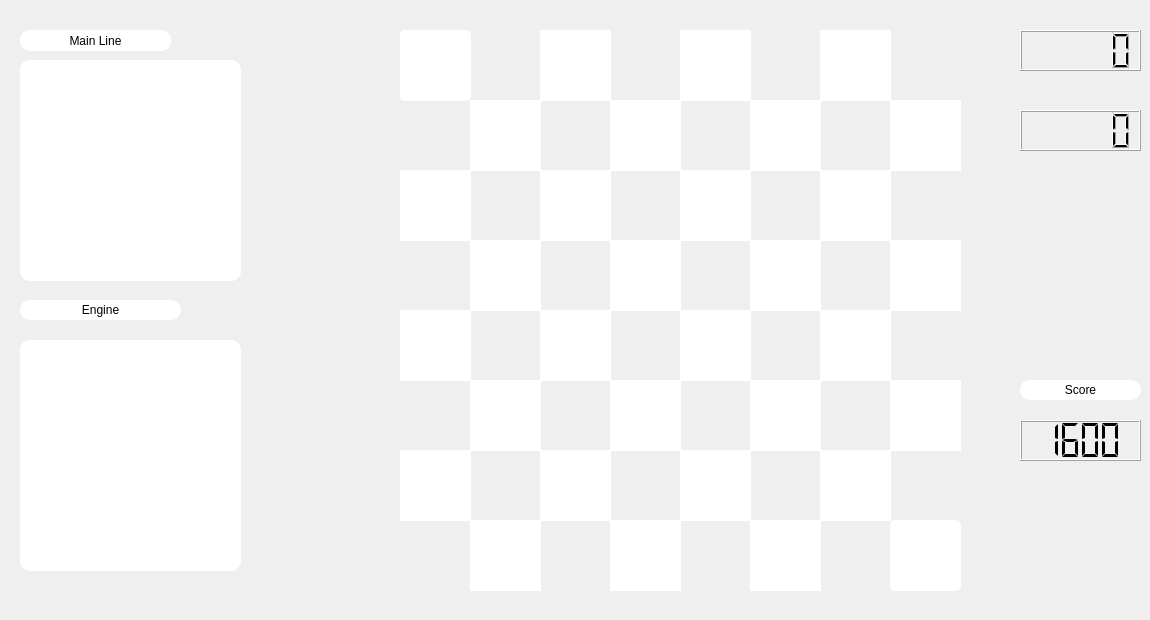
  <widget class="QWidget" name="centralwidget">
   <widget class="QFrame" name="frame">
    <property name="geometry">
     <rect>
      <x>380</x>
      <y>10</y>
      <width>601</width>
      <height>601</height>
     </rect>
    </property>
    <property name="styleSheet">
     <string notr="true">
QFrame{
background-image: url(:/Wood.png);
border-radius: 5px;
}</string>
    </property>
    <property name="frameShape">
     <enum>QFrame::WinPanel</enum>
    </property>
    <property name="frameShadow">
     <enum>QFrame::Raised</enum>
    </property>
    <widget class="QWidget" name="widget_71" native="true">
     <property name="geometry">
      <rect>
       <x>230</x>
       <y>510</y>
       <width>71</width>
       <height>71</height>
      </rect>
     </property>
     <property name="acceptDrops">
      <bool>true</bool>
     </property>
     <property name="styleSheet">
      <string notr="true">background-color: rgb(255, 255, 255);</string>
     </property>
    </widget>
    <widget class="QWidget" name="widget_16" native="true">
     <property name="geometry">
      <rect>
       <x>370</x>
       <y>20</y>
       <width>71</width>
       <height>71</height>
      </rect>
     </property>
     <property name="acceptDrops">
      <bool>true</bool>
     </property>
     <property name="styleSheet">
      <string notr="true">background-image: url(:/background.png);</string>
     </property>
    </widget>
    <widget class="QWidget" name="widget_68" native="true">
     <property name="geometry">
      <rect>
       <x>300</x>
       <y>440</y>
       <width>71</width>
       <height>71</height>
      </rect>
     </property>
     <property name="acceptDrops">
      <bool>true</bool>
     </property>
     <property name="styleSheet">
      <string notr="true">background-color: rgb(255, 255, 255);</string>
     </property>
    </widget>
    <widget class="QWidget" name="widget_54" native="true">
     <property name="geometry">
      <rect>
       <x>440</x>
       <y>370</y>
       <width>71</width>
       <height>71</height>
      </rect>
     </property>
     <property name="acceptDrops">
      <bool>true</bool>
     </property>
     <property name="styleSheet">
      <string notr="true">background-image: url(:/background.png);</string>
     </property>
    </widget>
    <widget class="QWidget" name="widget_10" native="true">
     <property name="geometry">
      <rect>
       <x>440</x>
       <y>20</y>
       <width>71</width>
       <height>71</height>
      </rect>
     </property>
     <property name="acceptDrops">
      <bool>true</bool>
     </property>
     <property name="styleSheet">
      <string notr="true">background-color: rgb(255, 255, 255);</string>
     </property>
    </widget>
    <widget class="QWidget" name="widget_25" native="true">
     <property name="geometry">
      <rect>
       <x>440</x>
       <y>300</y>
       <width>71</width>
       <height>71</height>
      </rect>
     </property>
     <property name="acceptDrops">
      <bool>true</bool>
     </property>
     <property name="styleSheet">
      <string notr="true">background-color: rgb(255, 255, 255);</string>
     </property>
    </widget>
    <widget class="QWidget" name="widget_51" native="true">
     <property name="geometry">
      <rect>
       <x>510</x>
       <y>370</y>
       <width>71</width>
       <height>71</height>
      </rect>
     </property>
     <property name="acceptDrops">
      <bool>true</bool>
     </property>
     <property name="styleSheet">
      <string notr="true">background-color: rgb(255, 255, 255);</string>
     </property>
    </widget>
    <widget class="QWidget" name="widget_17" native="true">
     <property name="geometry">
      <rect>
       <x>440</x>
       <y>160</y>
       <width>71</width>
       <height>71</height>
      </rect>
     </property>
     <property name="acceptDrops">
      <bool>true</bool>
     </property>
     <property name="styleSheet">
      <string notr="true">background-color: rgb(255, 255, 255);</string>
     </property>
    </widget>
    <widget class="QWidget" name="widget_53" native="true">
     <property name="geometry">
      <rect>
       <x>300</x>
       <y>370</y>
       <width>71</width>
       <height>71</height>
      </rect>
     </property>
     <property name="acceptDrops">
      <bool>true</bool>
     </property>
     <property name="styleSheet">
      <string notr="true">background-image: url(:/background.png);</string>
     </property>
    </widget>
    <widget class="QWidget" name="widget_22" native="true">
     <property name="geometry">
      <rect>
       <x>510</x>
       <y>160</y>
       <width>71</width>
       <height>71</height>
      </rect>
     </property>
     <property name="acceptDrops">
      <bool>true</bool>
     </property>
     <property name="styleSheet">
      <string notr="true">background-image: url(:/background.png);</string>
     </property>
    </widget>
    <widget class="QWidget" name="widget_66" native="true">
     <property name="geometry">
      <rect>
       <x>510</x>
       <y>440</y>
       <width>71</width>
       <height>71</height>
      </rect>
     </property>
     <property name="acceptDrops">
      <bool>true</bool>
     </property>
     <property name="styleSheet">
      <string notr="true">background-image: url(:/background.png);</string>
     </property>
    </widget>
    <widget class="QWidget" name="widget_60" native="true">
     <property name="geometry">
      <rect>
       <x>370</x>
       <y>440</y>
       <width>71</width>
       <height>71</height>
      </rect>
     </property>
     <property name="acceptDrops">
      <bool>true</bool>
     </property>
     <property name="styleSheet">
      <string notr="true">background-image: url(:/background.png);</string>
     </property>
    </widget>
    <widget class="QWidget" name="widget_31" native="true">
     <property name="geometry">
      <rect>
       <x>300</x>
       <y>300</y>
       <width>71</width>
       <height>71</height>
      </rect>
     </property>
     <property name="acceptDrops">
      <bool>true</bool>
     </property>
     <property name="styleSheet">
      <string notr="true">background-color: rgb(255, 255, 255);</string>
     </property>
    </widget>
    <widget class="QWidget" name="widget_15" native="true">
     <property name="geometry">
      <rect>
       <x>510</x>
       <y>20</y>
       <width>71</width>
       <height>71</height>
      </rect>
     </property>
     <property name="acceptDrops">
      <bool>true</bool>
     </property>
     <property name="styleSheet">
      <string notr="true">background-image: url(:/background.png);
border-radius: 5px;</string>
     </property>
    </widget>
    <widget class="QWidget" name="widget_27" native="true">
     <property name="geometry">
      <rect>
       <x>370</x>
       <y>300</y>
       <width>71</width>
       <height>71</height>
      </rect>
     </property>
     <property name="acceptDrops">
      <bool>true</bool>
     </property>
     <property name="styleSheet">
      <string notr="true">background-image: url(:/background.png);</string>
     </property>
    </widget>
    <widget class="QWidget" name="widget_49" native="true">
     <property name="geometry">
      <rect>
       <x>370</x>
       <y>230</y>
       <width>71</width>
       <height>71</height>
      </rect>
     </property>
     <property name="acceptDrops">
      <bool>true</bool>
     </property>
     <property name="styleSheet">
      <string notr="true">background-color: rgb(255, 255, 255);</string>
     </property>
    </widget>
    <widget class="QWidget" name="widget_43" native="true">
     <property name="geometry">
      <rect>
       <x>510</x>
       <y>230</y>
       <width>71</width>
       <height>71</height>
      </rect>
     </property>
     <property name="acceptDrops">
      <bool>true</bool>
     </property>
     <property name="styleSheet">
      <string notr="true">background-color: rgb(255, 255, 255);</string>
     </property>
    </widget>
    <widget class="QWidget" name="widget_57" native="true">
     <property name="geometry">
      <rect>
       <x>370</x>
       <y>370</y>
       <width>71</width>
       <height>71</height>
      </rect>
     </property>
     <property name="acceptDrops">
      <bool>true</bool>
     </property>
     <property name="styleSheet">
      <string notr="true">background-color: rgb(255, 255, 255);</string>
     </property>
    </widget>
    <widget class="QWidget" name="widget_37" native="true">
     <property name="geometry">
      <rect>
       <x>370</x>
       <y>90</y>
       <width>71</width>
       <height>71</height>
      </rect>
     </property>
     <property name="acceptDrops">
      <bool>true</bool>
     </property>
     <property name="styleSheet">
      <string notr="true">background-color: rgb(255, 255, 255);</string>
     </property>
    </widget>
    <widget class="QWidget" name="widget_12" native="true">
     <property name="geometry">
      <rect>
       <x>230</x>
       <y>20</y>
       <width>71</width>
       <height>71</height>
      </rect>
     </property>
     <property name="acceptDrops">
      <bool>true</bool>
     </property>
     <property name="styleSheet">
      <string notr="true">background-image: url(:/background.png);</string>
     </property>
    </widget>
    <widget class="QWidget" name="widget_50" native="true">
     <property name="geometry">
      <rect>
       <x>230</x>
       <y>230</y>
       <width>71</width>
       <height>71</height>
      </rect>
     </property>
     <property name="acceptDrops">
      <bool>true</bool>
     </property>
     <property name="styleSheet">
      <string notr="true">background-color: rgb(255, 255, 255);</string>
     </property>
    </widget>
    <widget class="QWidget" name="widget_58" native="true">
     <property name="geometry">
      <rect>
       <x>230</x>
       <y>370</y>
       <width>71</width>
       <height>71</height>
      </rect>
     </property>
     <property name="acceptDrops">
      <bool>true</bool>
     </property>
     <property name="styleSheet">
      <string notr="true">background-color: rgb(255, 255, 255);</string>
     </property>
    </widget>
    <widget class="QWidget" name="widget_45" native="true">
     <property name="geometry">
      <rect>
       <x>300</x>
       <y>230</y>
       <width>71</width>
       <height>71</height>
      </rect>
     </property>
     <property name="acceptDrops">
      <bool>true</bool>
     </property>
     <property name="styleSheet">
      <string notr="true">background-image: url(:/background.png);</string>
     </property>
    </widget>
    <widget class="QWidget" name="widget_65" native="true">
     <property name="geometry">
      <rect>
       <x>440</x>
       <y>510</y>
       <width>71</width>
       <height>71</height>
      </rect>
     </property>
     <property name="acceptDrops">
      <bool>true</bool>
     </property>
     <property name="styleSheet">
      <string notr="true">background-image: url(:/background.png);</string>
     </property>
    </widget>
    <widget class="QWidget" name="widget_70" native="true">
     <property name="geometry">
      <rect>
       <x>370</x>
       <y>510</y>
       <width>71</width>
       <height>71</height>
      </rect>
     </property>
     <property name="acceptDrops">
      <bool>true</bool>
     </property>
     <property name="styleSheet">
      <string notr="true">background-color: rgb(255, 255, 255);</string>
     </property>
    </widget>
    <widget class="QWidget" name="widget_9" native="true">
     <property name="geometry">
      <rect>
       <x>300</x>
       <y>20</y>
       <width>71</width>
       <height>71</height>
      </rect>
     </property>
     <property name="acceptDrops">
      <bool>true</bool>
     </property>
     <property name="styleSheet">
      <string notr="true">background-color: rgb(255, 255, 255);</string>
     </property>
    </widget>
    <widget class="QWidget" name="widget_23" native="true">
     <property name="geometry">
      <rect>
       <x>300</x>
       <y>160</y>
       <width>71</width>
       <height>71</height>
      </rect>
     </property>
     <property name="acceptDrops">
      <bool>true</bool>
     </property>
     <property name="styleSheet">
      <string notr="true">background-color: rgb(255, 255, 255);</string>
     </property>
    </widget>
    <widget class="QWidget" name="widget_18" native="true">
     <property name="geometry">
      <rect>
       <x>230</x>
       <y>160</y>
       <width>71</width>
       <height>71</height>
      </rect>
     </property>
     <property name="acceptDrops">
      <bool>true</bool>
     </property>
     <property name="styleSheet">
      <string notr="true">background-image: url(:/background.png);</string>
     </property>
    </widget>
    <widget class="QWidget" name="widget_30" native="true">
     <property name="geometry">
      <rect>
       <x>510</x>
       <y>300</y>
       <width>71</width>
       <height>71</height>
      </rect>
     </property>
     <property name="acceptDrops">
      <bool>true</bool>
     </property>
     <property name="styleSheet">
      <string notr="true">background-image: url(:/background.png);</string>
     </property>
    </widget>
    <widget class="QWidget" name="widget_36" native="true">
     <property name="geometry">
      <rect>
       <x>230</x>
       <y>90</y>
       <width>71</width>
       <height>71</height>
      </rect>
     </property>
     <property name="acceptDrops">
      <bool>true</bool>
     </property>
     <property name="styleSheet">
      <string notr="true">background-color: rgb(255, 255, 255);</string>
     </property>
    </widget>
    <widget class="QWidget" name="widget_33" native="true">
     <property name="geometry">
      <rect>
       <x>440</x>
       <y>440</y>
       <width>71</width>
       <height>71</height>
      </rect>
     </property>
     <property name="acceptDrops">
      <bool>true</bool>
     </property>
     <property name="styleSheet">
      <string notr="true">background-color: rgb(255, 255, 255);</string>
     </property>
    </widget>
    <widget class="QWidget" name="widget_34" native="true">
     <property name="geometry">
      <rect>
       <x>230</x>
       <y>440</y>
       <width>71</width>
       <height>71</height>
      </rect>
     </property>
     <property name="acceptDrops">
      <bool>true</bool>
     </property>
     <property name="styleSheet">
      <string notr="true">background-image: url(:/background.png);</string>
     </property>
    </widget>
    <widget class="QWidget" name="widget_26" native="true">
     <property name="geometry">
      <rect>
       <x>230</x>
       <y>300</y>
       <width>71</width>
       <height>71</height>
      </rect>
     </property>
     <property name="acceptDrops">
      <bool>true</bool>
     </property>
     <property name="styleSheet">
      <string notr="true">background-image: url(:/background.png);</string>
     </property>
    </widget>
    <widget class="QWidget" name="widget_19" native="true">
     <property name="geometry">
      <rect>
       <x>370</x>
       <y>160</y>
       <width>71</width>
       <height>71</height>
      </rect>
     </property>
     <property name="acceptDrops">
      <bool>true</bool>
     </property>
     <property name="styleSheet">
      <string notr="true">background-image: url(:/background.png);</string>
     </property>
    </widget>
    <widget class="QWidget" name="widget_40" native="true">
     <property name="geometry">
      <rect>
       <x>300</x>
       <y>90</y>
       <width>71</width>
       <height>71</height>
      </rect>
     </property>
     <property name="acceptDrops">
      <bool>true</bool>
     </property>
     <property name="styleSheet">
      <string notr="true">background-image: url(:/background.png);</string>
     </property>
    </widget>
    <widget class="QWidget" name="widget_46" native="true">
     <property name="geometry">
      <rect>
       <x>440</x>
       <y>230</y>
       <width>71</width>
       <height>71</height>
      </rect>
     </property>
     <property name="acceptDrops">
      <bool>true</bool>
     </property>
     <property name="styleSheet">
      <string notr="true">background-image: url(:/background.png);</string>
     </property>
    </widget>
    <widget class="QWidget" name="widget_41" native="true">
     <property name="geometry">
      <rect>
       <x>510</x>
       <y>90</y>
       <width>71</width>
       <height>71</height>
      </rect>
     </property>
     <property name="acceptDrops">
      <bool>true</bool>
     </property>
     <property name="styleSheet">
      <string notr="true">background-color: rgb(255, 255, 255);</string>
     </property>
    </widget>
    <widget class="QWidget" name="widget_59" native="true">
     <property name="geometry">
      <rect>
       <x>510</x>
       <y>510</y>
       <width>71</width>
       <height>71</height>
      </rect>
     </property>
     <property name="acceptDrops">
      <bool>true</bool>
     </property>
     <property name="styleSheet">
      <string notr="true">background-color: rgb(255, 255, 255);
border-radius: 5px;</string>
     </property>
    </widget>
    <widget class="QWidget" name="widget_63" native="true">
     <property name="geometry">
      <rect>
       <x>300</x>
       <y>510</y>
       <width>71</width>
       <height>71</height>
      </rect>
     </property>
     <property name="acceptDrops">
      <bool>true</bool>
     </property>
     <property name="styleSheet">
      <string notr="true">background-image: url(:/background.png);</string>
     </property>
    </widget>
    <widget class="QWidget" name="widget_42" native="true">
     <property name="geometry">
      <rect>
       <x>440</x>
       <y>90</y>
       <width>71</width>
       <height>71</height>
      </rect>
     </property>
     <property name="acceptDrops">
      <bool>true</bool>
     </property>
     <property name="styleSheet">
      <string notr="true">background-image: url(:/background.png);</string>
     </property>
    </widget>
    <widget class="QWidget" name="widget_72" native="true">
     <property name="geometry">
      <rect>
       <x>20</x>
       <y>440</y>
       <width>71</width>
       <height>71</height>
      </rect>
     </property>
     <property name="acceptDrops">
      <bool>true</bool>
     </property>
     <property name="styleSheet">
      <string notr="true">background-color: rgb(255, 255, 255);</string>
     </property>
    </widget>
    <widget class="QWidget" name="widget_20" native="true">
     <property name="geometry">
      <rect>
       <x>90</x>
       <y>160</y>
       <width>71</width>
       <height>71</height>
      </rect>
     </property>
     <property name="acceptDrops">
      <bool>true</bool>
     </property>
     <property name="styleSheet">
      <string notr="true">background-image: url(:/background.png);</string>
     </property>
    </widget>
    <widget class="QWidget" name="widget_56" native="true">
     <property name="geometry">
      <rect>
       <x>160</x>
       <y>370</y>
       <width>71</width>
       <height>71</height>
      </rect>
     </property>
     <property name="acceptDrops">
      <bool>true</bool>
     </property>
     <property name="styleSheet">
      <string notr="true">background-image: url(:/background.png);</string>
     </property>
    </widget>
    <widget class="QWidget" name="widget1" native="true">
     <property name="geometry">
      <rect>
       <x>20</x>
       <y>20</y>
       <width>71</width>
       <height>71</height>
      </rect>
     </property>
     <property name="acceptDrops">
      <bool>true</bool>
     </property>
     <property name="styleSheet">
      <string notr="true">background-color: rgb(255, 255, 255);
border-radius: 5px;</string>
     </property>
    </widget>
    <widget class="QWidget" name="widget_13" native="true">
     <property name="geometry">
      <rect>
       <x>160</x>
       <y>20</y>
       <width>71</width>
       <height>71</height>
      </rect>
     </property>
     <property name="acceptDrops">
      <bool>true</bool>
     </property>
     <property name="styleSheet">
      <string notr="true">background-color: rgb(255, 255, 255);</string>
     </property>
    </widget>
    <widget class="QWidget" name="widget_21" native="true">
     <property name="geometry">
      <rect>
       <x>160</x>
       <y>160</y>
       <width>71</width>
       <height>71</height>
      </rect>
     </property>
     <property name="acceptDrops">
      <bool>true</bool>
     </property>
     <property name="styleSheet">
      <string notr="true">background-color: rgb(255, 255, 255);</string>
     </property>
    </widget>
    <widget class="QWidget" name="widget_44" native="true">
     <property name="geometry">
      <rect>
       <x>90</x>
       <y>230</y>
       <width>71</width>
       <height>71</height>
      </rect>
     </property>
     <property name="acceptDrops">
      <bool>true</bool>
     </property>
     <property name="styleSheet">
      <string notr="true">background-color: rgb(255, 255, 255);</string>
     </property>
    </widget>
    <widget class="QWidget" name="widget_48" native="true">
     <property name="geometry">
      <rect>
       <x>160</x>
       <y>230</y>
       <width>71</width>
       <height>71</height>
      </rect>
     </property>
     <property name="acceptDrops">
      <bool>true</bool>
     </property>
     <property name="styleSheet">
      <string notr="true">background-image: url(:/background.png);</string>
     </property>
    </widget>
    <widget class="QWidget" name="widget_28" native="true">
     <property name="geometry">
      <rect>
       <x>90</x>
       <y>300</y>
       <width>71</width>
       <height>71</height>
      </rect>
     </property>
     <property name="acceptDrops">
      <bool>true</bool>
     </property>
     <property name="styleSheet">
      <string notr="true">background-image: url(:/background.png);</string>
     </property>
    </widget>
    <widget class="QWidget" name="widget_39" native="true">
     <property name="geometry">
      <rect>
       <x>160</x>
       <y>90</y>
       <width>71</width>
       <height>71</height>
      </rect>
     </property>
     <property name="acceptDrops">
      <bool>true</bool>
     </property>
     <property name="styleSheet">
      <string notr="true">background-image: url(:/background.png);</string>
     </property>
    </widget>
    <widget class="QWidget" name="widget_24" native="true">
     <property name="geometry">
      <rect>
       <x>20</x>
       <y>160</y>
       <width>71</width>
       <height>71</height>
      </rect>
     </property>
     <property name="acceptDrops">
      <bool>true</bool>
     </property>
     <property name="styleSheet">
      <string notr="true">background-color: rgb(255, 255, 255);</string>
     </property>
    </widget>
    <widget class="QWidget" name="widget_32" native="true">
     <property name="geometry">
      <rect>
       <x>20</x>
       <y>300</y>
       <width>71</width>
       <height>71</height>
      </rect>
     </property>
     <property name="acceptDrops">
      <bool>true</bool>
     </property>
     <property name="styleSheet">
      <string notr="true">background-color: rgb(255, 255, 255);</string>
     </property>
    </widget>
    <widget class="QWidget" name="widget_52" native="true">
     <property name="geometry">
      <rect>
       <x>90</x>
       <y>370</y>
       <width>71</width>
       <height>71</height>
      </rect>
     </property>
     <property name="acceptDrops">
      <bool>true</bool>
     </property>
     <property name="styleSheet">
      <string notr="true">background-color: rgb(255, 255, 255);</string>
     </property>
    </widget>
    <widget class="QWidget" name="widget_35" native="true">
     <property name="geometry">
      <rect>
       <x>90</x>
       <y>90</y>
       <width>71</width>
       <height>71</height>
      </rect>
     </property>
     <property name="acceptDrops">
      <bool>true</bool>
     </property>
     <property name="styleSheet">
      <string notr="true">background-color: rgb(255, 255, 255);</string>
     </property>
    </widget>
    <widget class="QWidget" name="widget_69" native="true">
     <property name="geometry">
      <rect>
       <x>160</x>
       <y>510</y>
       <width>71</width>
       <height>71</height>
      </rect>
     </property>
     <property name="acceptDrops">
      <bool>true</bool>
     </property>
     <property name="styleSheet">
      <string notr="true">background-image: url(:/background.png);</string>
     </property>
    </widget>
    <widget class="QWidget" name="widget_61" native="true">
     <property name="geometry">
      <rect>
       <x>90</x>
       <y>510</y>
       <width>71</width>
       <height>71</height>
      </rect>
     </property>
     <property name="acceptDrops">
      <bool>true</bool>
     </property>
     <property name="styleSheet">
      <string notr="true">background-color: rgb(255, 255, 255);</string>
     </property>
    </widget>
    <widget class="QWidget" name="widget_29" native="true">
     <property name="geometry">
      <rect>
       <x>160</x>
       <y>300</y>
       <width>71</width>
       <height>71</height>
      </rect>
     </property>
     <property name="acceptDrops">
      <bool>true</bool>
     </property>
     <property name="styleSheet">
      <string notr="true">background-color: rgb(255, 255, 255);</string>
     </property>
    </widget>
    <widget class="QWidget" name="widget_47" native="true">
     <property name="geometry">
      <rect>
       <x>20</x>
       <y>230</y>
       <width>71</width>
       <height>71</height>
      </rect>
     </property>
     <property name="acceptDrops">
      <bool>true</bool>
     </property>
     <property name="styleSheet">
      <string notr="true">background-image: url(:/background.png);</string>
     </property>
    </widget>
    <widget class="QWidget" name="widget_62" native="true">
     <property name="geometry">
      <rect>
       <x>90</x>
       <y>440</y>
       <width>71</width>
       <height>71</height>
      </rect>
     </property>
     <property name="acceptDrops">
      <bool>true</bool>
     </property>
     <property name="styleSheet">
      <string notr="true">background-image: url(:/background.png);</string>
     </property>
    </widget>
    <widget class="QWidget" name="widget_64" native="true">
     <property name="geometry">
      <rect>
       <x>160</x>
       <y>440</y>
       <width>71</width>
       <height>71</height>
      </rect>
     </property>
     <property name="acceptDrops">
      <bool>true</bool>
     </property>
     <property name="styleSheet">
      <string notr="true">background-color: rgb(255, 255, 255);</string>
     </property>
    </widget>
    <widget class="QWidget" name="widget_67" native="true">
     <property name="geometry">
      <rect>
       <x>20</x>
       <y>510</y>
       <width>71</width>
       <height>71</height>
      </rect>
     </property>
     <property name="acceptDrops">
      <bool>true</bool>
     </property>
     <property name="styleSheet">
      <string notr="true">background-image: url(:/background.png);
border-radius: 5px;</string>
     </property>
    </widget>
    <widget class="QWidget" name="widget_55" native="true">
     <property name="geometry">
      <rect>
       <x>20</x>
       <y>370</y>
       <width>71</width>
       <height>71</height>
      </rect>
     </property>
     <property name="acceptDrops">
      <bool>true</bool>
     </property>
     <property name="styleSheet">
      <string notr="true">background-image: url(:/background.png);</string>
     </property>
    </widget>
    <widget class="QWidget" name="widget_11" native="true">
     <property name="geometry">
      <rect>
       <x>90</x>
       <y>20</y>
       <width>71</width>
       <height>71</height>
      </rect>
     </property>
     <property name="acceptDrops">
      <bool>true</bool>
     </property>
     <property name="styleSheet">
      <string notr="true">background-image: url(:/background.png);</string>
     </property>
    </widget>
    <widget class="QWidget" name="widget_38" native="true">
     <property name="geometry">
      <rect>
       <x>20</x>
       <y>90</y>
       <width>71</width>
       <height>71</height>
      </rect>
     </property>
     <property name="acceptDrops">
      <bool>true</bool>
     </property>
     <property name="styleSheet">
      <string notr="true">background-image: url(:/background.png);</string>
     </property>
    </widget>
   </widget>
   <widget class="QLCDNumber" name="lcdNumber">
    <property name="geometry">
     <rect>
      <x>1020</x>
      <y>110</y>
      <width>121</width>
      <height>41</height>
     </rect>
    </property>
    <property name="styleSheet">
     <string notr="true">background-image: url(:/wood.png);</string>
    </property>
   </widget>
   <widget class="QLCDNumber" name="lcdNumber_2">
    <property name="geometry">
     <rect>
      <x>1020</x>
      <y>420</y>
      <width>121</width>
      <height>41</height>
     </rect>
    </property>
    <property name="styleSheet">
     <string notr="true">background-image: url(:/wood.png);</string>
    </property>
    <property name="digitCount">
     <number>4</number>
    </property>
    <property name="mode">
     <enum>QLCDNumber::Dec</enum>
    </property>
    <property name="segmentStyle">
     <enum>QLCDNumber::Flat</enum>
    </property>
    <property name="intValue" stdset="0">
     <number>1600</number>
    </property>
   </widget>
   <widget class="QGroupBox" name="groupBox">
    <property name="geometry">
     <rect>
      <x>10</x>
      <y>10</y>
      <width>241</width>
      <height>581</height>
     </rect>
    </property>
    <property name="styleSheet">
     <string notr="true">QGroupBox{background-image: url(:/wood.png);
border-radius: 5px;}
QLabel{background-color: rgb(255, 255, 255);}
</string>
    </property>
    <property name="title">
     <string/>
    </property>
    <widget class="QLabel" name="label">
     <property name="geometry">
      <rect>
       <x>10</x>
       <y>20</y>
       <width>151</width>
       <height>21</height>
      </rect>
     </property>
     <property name="styleSheet">
      <string notr="true">font: 10pt &quot;MS Shell Dlg 2&quot;;
background-color: rgb(255, 255, 255);
border-radius: 10px</string>
     </property>
     <property name="text">
      <string>Main Line</string>
     </property>
     <property name="alignment">
      <set>Qt::AlignCenter</set>
     </property>
    </widget>
    <widget class="QLabel" name="label_3">
     <property name="geometry">
      <rect>
       <x>10</x>
       <y>50</y>
       <width>221</width>
       <height>221</height>
      </rect>
     </property>
     <property name="styleSheet">
      <string notr="true">background-color: rgb(255, 255, 255);
border-radius: 10px</string>
     </property>
     <property name="text">
      <string/>
     </property>
     <property name="scaledContents">
      <bool>false</bool>
     </property>
     <property name="margin">
      <number>-1</number>
     </property>
    </widget>
    <widget class="QLabel" name="label_4">
     <property name="geometry">
      <rect>
       <x>10</x>
       <y>330</y>
       <width>221</width>
       <height>231</height>
      </rect>
     </property>
     <property name="styleSheet">
      <string notr="true">background-color: rgb(255, 255, 255);
border-radius: 10px</string>
     </property>
     <property name="text">
      <string/>
     </property>
    </widget>
    <widget class="QLabel" name="label_2">
     <property name="geometry">
      <rect>
       <x>10</x>
       <y>290</y>
       <width>161</width>
       <height>20</height>
      </rect>
     </property>
     <property name="styleSheet">
      <string notr="true">font: 10pt &quot;MS Shell Dlg 2&quot;;
background-color: rgb(255, 255, 255);
border-radius: 10px</string>
     </property>
     <property name="text">
      <string>Engine</string>
     </property>
     <property name="alignment">
      <set>Qt::AlignCenter</set>
     </property>
    </widget>
   </widget>
   <widget class="QLCDNumber" name="lcdNumber_3">
    <property name="geometry">
     <rect>
      <x>1020</x>
      <y>30</y>
      <width>121</width>
      <height>41</height>
     </rect>
    </property>
    <property name="styleSheet">
     <string notr="true">background-image: url(:/wood.png);</string>
    </property>
   </widget>
   <widget class="QLabel" name="label_5">
    <property name="geometry">
     <rect>
      <x>1020</x>
      <y>380</y>
      <width>121</width>
      <height>20</height>
     </rect>
    </property>
    <property name="styleSheet">
     <string notr="true">font: 10pt &quot;MS Shell Dlg 2&quot;;
background-color: rgb(255, 255, 255);
border-radius: 10px</string>
    </property>
    <property name="text">
     <string>Score</string>
    </property>
    <property name="alignment">
     <set>Qt::AlignCenter</set>
    </property>
   </widget>
  </widget>
